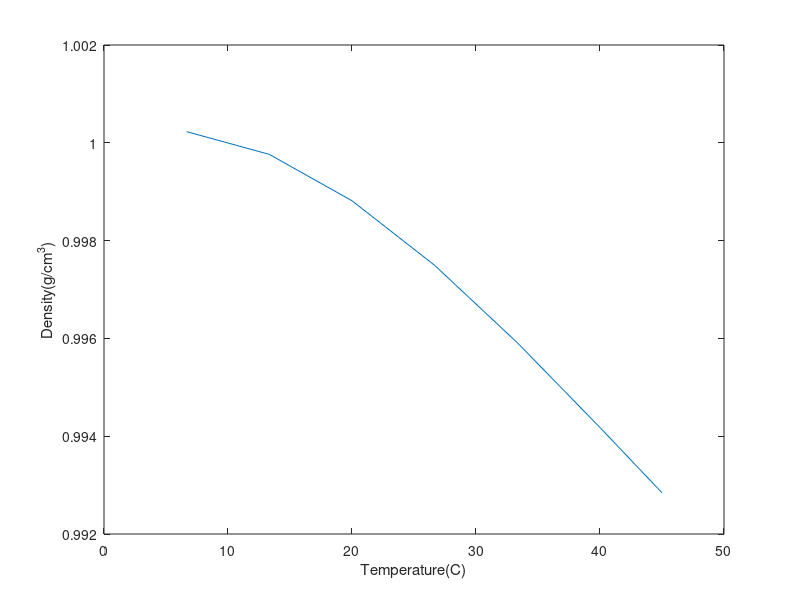

Write MATLAB code to recreate this figure. (Note: this script raises an error after producing the figure.)
%Marco A. Gomez Fierro


%Exam 1 M1C Question 1

clc
clear
 
Faren = 44:12:113;
Faren(7) = 113;
TC = (Faren-32).*(5/9);
Dens = (1.0001)+(6.9262*10^(-5)*TC)-(7.9183*10^(-6)*TC.^(2))+(6.2124*10^(-8)*(TC).^3);

plot(TC,Dens)
xlabel('Temperature(C)')
ylabel('Density(g/cm^3)')

TableColum1 = TC';
TableColum = Dens';
TableColum1 = round(TableColum1,3);
fprintf('Temperature    Density')
fprintf('\n----------------------\n')
TableColum1(:,2) = TableColum;
disp(TableColum1)